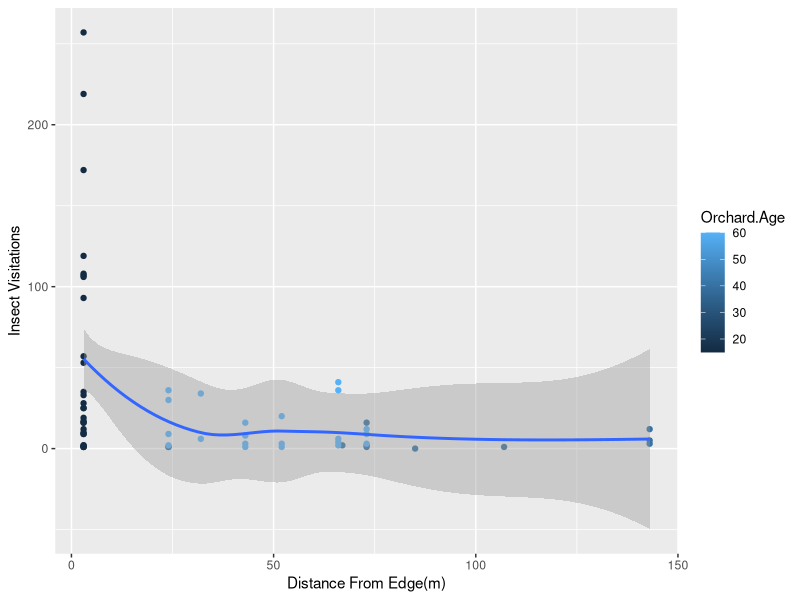

The R source for this figure: (Note: this script raises an error after producing the figure.)
## POLLINATOR THESIS PROJECT FIGURES
## Edge distance vs. pollinator visitations


## Libraries needed
library(tidyverse)
library(ggplot2)
library(dplyr)
library(nlme)
library(multcomp)

#############################
#############################
## Import data
## Clean up column names and columns

observedpollinators <- read.csv("observedpollinators_2021.csv")
names(observedpollinators) <- c ("Month", "Orchard.Age", "Block", "Management", "Seed.Mix", "Host.Plant", "Morphospecies", "Number", "Notes")
edgedistances <- read.csv("block_edge_distances.csv")
names(edgedistances) <- c("Orchard.Age", "Block", "Distance")

#############################
#############################
##Comparing block distance from orchard edge and pollinator visitations

## Merging the datasets and counting up observed pollinator visits by sub-plot/seed mix
blockdensity <- merge(x=observedpollinators, y=edgedistances,by=c("Orchard.Age","Block"),all=TRUE) %>%
  group_by(Orchard.Age, Block, Seed.Mix, Distance) %>%
  summarise(Number = sum(Number))

cleanblockdensity <- as.data.frame(blockdensity)
cleanblockdensity[is.na(cleanblockdensity)] = 0

ggplot(cleanblockdensity, aes(x=Distance, y=Number, colour=Orchard.Age)) +
  geom_point() +
  labs(x="Distance From Edge(m)", y = "Insect Visitations") +
  stat_smooth()

#############################
#############################
## Statistics
## I'm using a mixed model. 'lme' uses t-tests and f-tests to find the significance between
## edge distance and insect visits. Edge distance (block placement) is a random effect.

mmedgedistance<-lme(Number~Distance, random = ~1|Distance, data = cleanblockdensity, na.action=na.omit)
summary(mmcanopy)
anova(mmcanopy)
